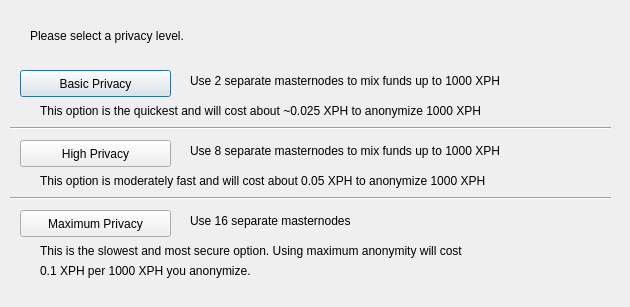
<?xml version="1.0" encoding="UTF-8"?>
<ui version="4.0">
 <class>DarksendConfig</class>
 <widget class="QDialog" name="DarksendConfig">
  <property name="geometry">
   <rect>
    <x>0</x>
    <y>0</y>
    <width>630</width>
    <height>307</height>
   </rect>
  </property>
  <property name="windowTitle">
   <string>Configure Darksend</string>
  </property>
  <widget class="QPushButton" name="buttonBasic">
   <property name="geometry">
    <rect>
     <x>20</x>
     <y>70</y>
     <width>151</width>
     <height>27</height>
    </rect>
   </property>
   <property name="text">
    <string>Basic Privacy</string>
   </property>
  </widget>
  <widget class="QPushButton" name="buttonHigh">
   <property name="geometry">
    <rect>
     <x>20</x>
     <y>140</y>
     <width>151</width>
     <height>27</height>
    </rect>
   </property>
   <property name="text">
    <string>High Privacy</string>
   </property>
  </widget>
  <widget class="QPushButton" name="buttonMax">
   <property name="geometry">
    <rect>
     <x>20</x>
     <y>210</y>
     <width>151</width>
     <height>27</height>
    </rect>
   </property>
   <property name="text">
    <string>Maximum Privacy</string>
   </property>
  </widget>
  <widget class="QLabel" name="label">
   <property name="geometry">
    <rect>
     <x>30</x>
     <y>20</y>
     <width>571</width>
     <height>31</height>
    </rect>
   </property>
   <property name="text">
    <string>Please select a privacy level.</string>
   </property>
  </widget>
  <widget class="QLabel" name="label_2">
   <property name="geometry">
    <rect>
     <x>190</x>
     <y>70</y>
     <width>421</width>
     <height>21</height>
    </rect>
   </property>
   <property name="text">
    <string>Use 2 separate masternodes to mix funds up to 1000 XPH</string>
   </property>
  </widget>
  <widget class="QLabel" name="label_3">
   <property name="geometry">
    <rect>
     <x>190</x>
     <y>140</y>
     <width>411</width>
     <height>21</height>
    </rect>
   </property>
   <property name="text">
    <string>Use 8 separate masternodes to mix funds up to 1000 XPH</string>
   </property>
  </widget>
  <widget class="QLabel" name="label_4">
   <property name="geometry">
    <rect>
     <x>190</x>
     <y>210</y>
     <width>421</width>
     <height>21</height>
    </rect>
   </property>
   <property name="text">
    <string>Use 16 separate masternodes</string>
   </property>
  </widget>
  <widget class="QLabel" name="label_6">
   <property name="geometry">
    <rect>
     <x>40</x>
     <y>100</y>
     <width>561</width>
     <height>21</height>
    </rect>
   </property>
   <property name="text">
    <string>This option is the quickest and will cost about ~0.025 XPH to anonymize 1000 XPH</string>
   </property>
  </widget>
  <widget class="QLabel" name="label_7">
   <property name="geometry">
    <rect>
     <x>40</x>
     <y>170</y>
     <width>561</width>
     <height>21</height>
    </rect>
   </property>
   <property name="text">
    <string>This option is moderately fast and will cost about 0.05 XPH to anonymize 1000 XPH</string>
   </property>
  </widget>
  <widget class="QLabel" name="label_8">
   <property name="geometry">
    <rect>
     <x>40</x>
     <y>240</y>
     <width>561</width>
     <height>21</height>
    </rect>
   </property>
   <property name="text">
    <string>This is the slowest and most secure option. Using maximum anonymity will cost</string>
   </property>
  </widget>
  <widget class="QLabel" name="label_9">
   <property name="geometry">
    <rect>
     <x>40</x>
     <y>260</y>
     <width>561</width>
     <height>21</height>
    </rect>
   </property>
   <property name="text">
    <string>0.1 XPH per 1000 XPH you anonymize.</string>
   </property>
  </widget>
  <widget class="Line" name="line">
   <property name="geometry">
    <rect>
     <x>10</x>
     <y>120</y>
     <width>601</width>
     <height>16</height>
    </rect>
   </property>
   <property name="orientation">
    <enum>Qt::Horizontal</enum>
   </property>
  </widget>
  <widget class="Line" name="line_2">
   <property name="geometry">
    <rect>
     <x>10</x>
     <y>190</y>
     <width>601</width>
     <height>16</height>
    </rect>
   </property>
   <property name="orientation">
    <enum>Qt::Horizontal</enum>
   </property>
  </widget>
 </widget>
 <resources/>
 <connections/>
</ui>
